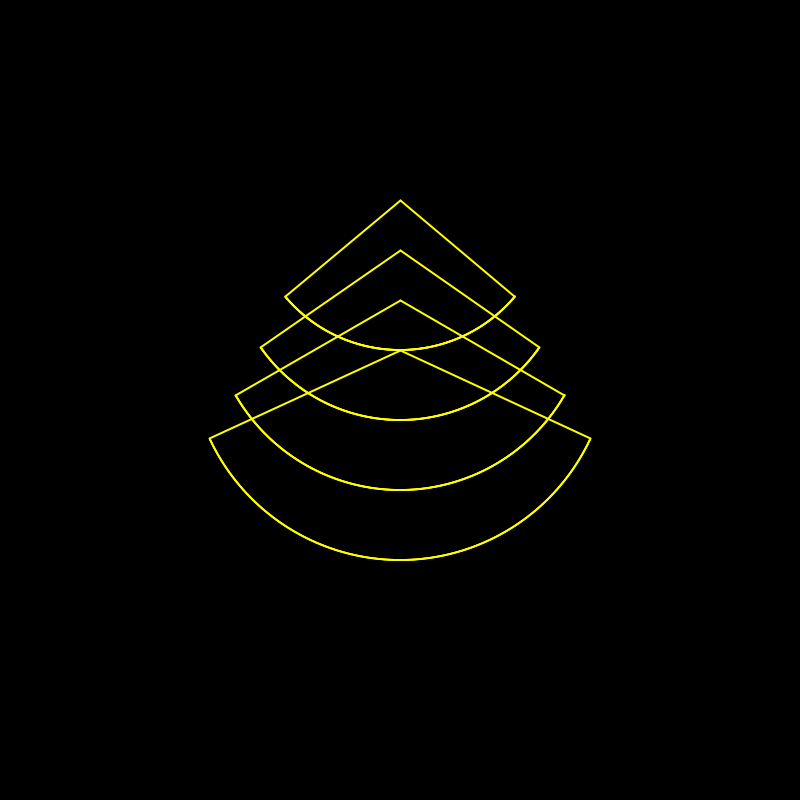
Frame 1 (no input)
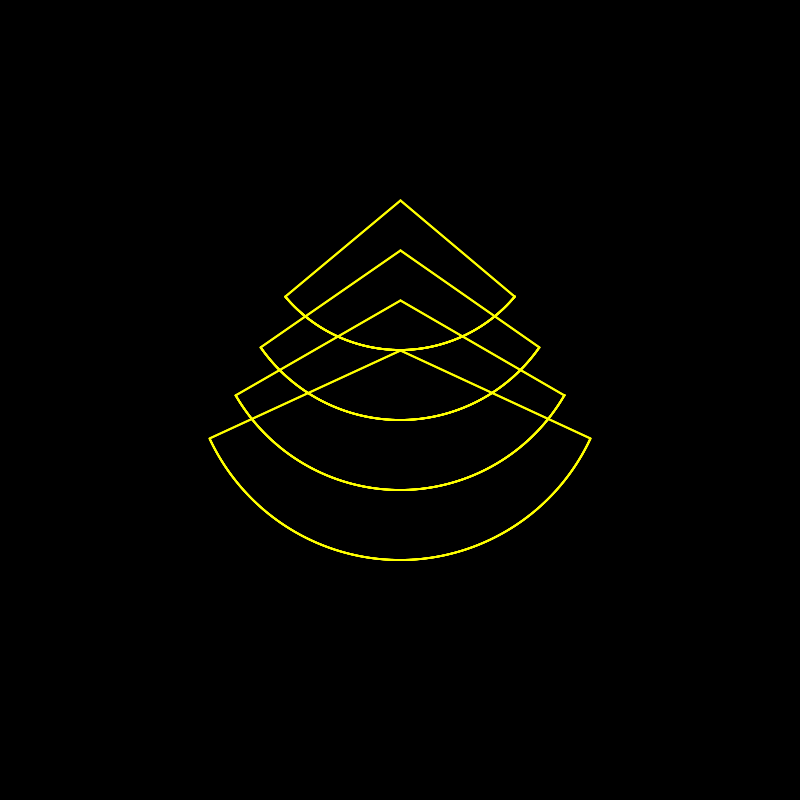
Frame 2 (the mouse pressed at the canvas centre, redrawn once)

The Processing sketch that drew these frames (run headless with seeded random() and noise(); the mouse was pressed at the canvas centre and the sketch redrawn once):

// Processing sketch: Sectors
// ── Sectors.pde
void setup() {
  size(800, 800);
  //fullScreen();
  background(0);
}
void sector_ellipse(float x0, float y0, float xr, float yr, int A, float shift, int width, color myColor) {
  //сектор эллипса
  /*x0, y0 - координаты цетра
  xr, yr - радиусы по осям OX и OY
  A - угол
  shift - смещение в градусах от OX по часовой
  width - толщина линии
  myColor - цвет*/ 
  //сделай перегрузку функций в классе
  noStroke();
  float angle = shift;
  while (angle <= A + shift) {
    float x = x0 + xr * cos(PI/180 * angle);
    float y = y0 + yr * sin(PI/180 * angle);
    fill(myColor);
    ellipse(x, y, width, width);
    angle+=0.15;
  }
}

void sector_ellipse_h(float x0, float y0, float xr, float yr, int A, float shift, int width, color myColor) {
  //сектор эллипса, хорды от крайних точек к центру
  /*x0, y0 - координаты цетра
  xr, yr - радиусы по осям OX и OY
  A - угол
  shift - смещение в градусах от OX по часовой
  width - толщина линии
  myColor - цвет*/ 
  //сделай перегрузку функций в классе
  float angle = shift;
  while (angle <= A + shift) {
    float x = x0 + xr * cos(PI/180 * angle);
    float y = y0 + yr * sin(PI/180 * angle);
    if (angle == shift) {
      strokeWeight(width);
      stroke(myColor);
      line(x0, y0, x, y);
    }
    noStroke();
    fill(myColor);
    ellipse(x, y, width, width);
    angle+=0.15;
  }
  stroke(myColor);
  float xn = x0 + xr * cos(PI/180 * (A + shift));
  float yn = y0 + yr * sin(PI/180 * (A + shift));
  line(x0, y0, xn, yn);
  strokeWeight(1);
}
  
void sector_circle(float x0, float y0, float R, int A, float shift, int width, color myColor) {
  //сектор круга
  /*x0, y0 - координаты цетра
  R - радиус
  A - угол
  shift - смещение в градусах от OX по часовой
  width - толщина линии
  myColor - цвет*/ 
  //сделай перегрузку функций в классе
  noStroke();
  float angle = shift;
  while (angle <= A + shift) {
    float x = x0 + R * cos(PI/180 * angle);
    float y = y0 + R * sin(PI/180 * angle);
    fill(myColor);
    ellipse(x, y, width, width);
    angle+=0.15;
  }
}

void sector_circle_h(float x0, float y0, float R, int A, float shift, int width, color myColor) {
  //сектор круга, хорды от крайних точек к центру
  /*x0, y0 - координаты цетра
  R - радиус
  A - угол
  shift - смещение в градусах от OX по часовой
  width - толщина линии
  myColor - цвет*/ 
  //сделай перегрузку функций в классе
  float angle = shift;
  while (angle <= A + shift) {
    float x = x0 + R * cos(PI/180 * angle);
    float y = y0 + R * sin(PI/180 * angle);
    if (angle == shift) {
      strokeWeight(width);
      stroke(myColor);
      line(x0, y0, x, y);
    }
    noStroke();
    fill(myColor);
    ellipse(x, y, width, width);
    angle+=0.15;
  }
  stroke(myColor);
  float xn = x0 + R * cos(PI/180 * (A + shift));
  float yn = y0 + R * sin(PI/180 * (A + shift));
  line(x0, y0, xn, yn);
  strokeWeight(1);
}

void draw() {
  color a = color(255, 255, 0);
  sector_circle_h(400, 200, 150, 100, 40, 2, a);
  sector_circle_h(400, 250, 170, 110, 35, 2, a);
  sector_ellipse_h(400, 300, 190, 190, 120, 30, 2, a);
  sector_ellipse_h(400, 350, 210, 210, 130, 25, 2, a);
  noLoop();
}
